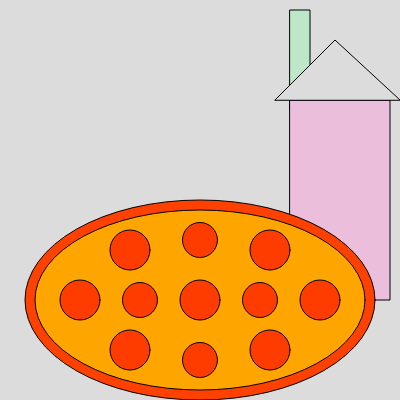
Frame 1 (no input)
Frame 60 (no input): identical to frame 1, image omitted
Frame 120 (the mouse pressed at the canvas centre since frame 60): identical to frame 1, image omitted

The p5.js sketch that drew this single still picture (run headless with seeded random() and noise() and a simulated clock; from frame 60 on, the mouse is pressed at the canvas centre):

// p5.js sketch
// ── sketch.js


function setup() {
    createCanvas(400,400);
  }
  
  function draw() {
    background(220);
//straw
fill(190,230,200);
rect(290,10,20,100)
// glass
fill(235,190, 220);
rect(290,100,100,200);



//whipcream
fill(220,220, 220);
triangle(400, 100, 335, 40, 275, 100);





    //sauce
    fill(255,65,0);
    ellipse(200,300,350,200);
    //cheese
    fill(255,165,0);
    ellipse(200,300,330,180);


// left circle
    fill(255,60,0);
    ellipse(80,300,40,40);

//right circle
    ellipse(320,300,40,40);
//top right circle
    ellipse(270,250,40,40);
//top left circle
    ellipse(130,250,40,40);
//bottom left circle
    ellipse(270,350,40,40);
//bottom right circle
    ellipse(130,350,40,40);
  //center circle
    ellipse(200,300,40,40);

    //small left circle
    ellipse(140,300,35,35);
    
    
   
    //small right circle
    ellipse(260,300,35,35);

    //small top circle
    ellipse(200,240,35,35);

    //small top circle
    ellipse(200,360,35,35);

    
    
  }

 
 
